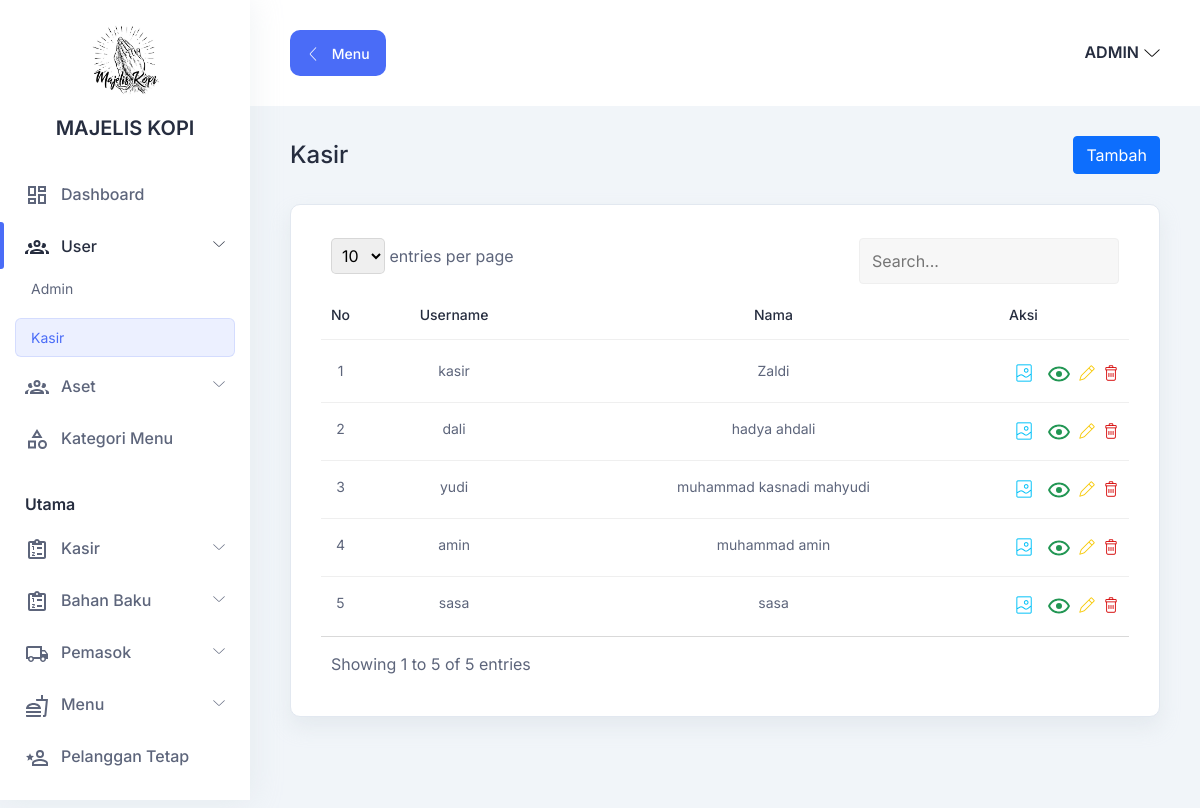
The app's page /index.php?h1=user&h2=kasir (signed in) with its own data.
### tables this page shows
CREATE TABLE `kasir`(
    `id` BIGINT UNSIGNED AUTO_INCREMENT,
    `id_user` BIGINT UNSIGNED,
    `nama` VARCHAR(255),
    `tempat_lahir` VARCHAR(255),
    `tanggal_lahir` DATE,
    `jenis_kelamin` VARCHAR(255),
    `nominal_gaji` BIGINT UNSIGNED,
    `foto` VARCHAR(255),
    PRIMARY KEY (`id`),
    FOREIGN KEY (`id_user`) REFERENCES user (`id`) ON DELETE CASCADE 
);

CREATE TABLE `user`(
    `id` BIGINT UNSIGNED AUTO_INCREMENT,
    `username` VARCHAR(255) UNIQUE,
    `password` VARCHAR(255),
    `status` VARCHAR(255),
    PRIMARY KEY(`id`)
);

### halaman/user/kasir/index.php (the view, shortened to what this page needs)
<section class="table-components">
    <div class="container-fluid">
        <div class="title-wrapper pt-30">
            <div class="row align-items-center">
                <div class="col">
                    <div class="title mb-30">
                        <h3>Kasir</h3>
                    </div>
                </div>
                <div class="col-auto">
                    <a href="?h1=user&h2=tambah_kasir" class="btn btn-primary mb-30">Tambah</a>
                </div>
            </div>
        </div>
        <div class="tables-wrapper">
            <div class="row">
                <div class="col-lg-12">
                    <div class="card-style mb-30">
                        <div class="table-responsive">
                            <table id="table" class="table">
                                <thead>
                                    <tr>
                                        <th class="text-center fit">
                                            <h6>No</h6>
                                        </th>
                                        <th class="text-center">
                                            <h6>Username</h6>
                                        </th>
                                        <th class="text-center">
                                            <h6>Nama</h6>
                                        </th>
                                        <th class="fit">
                                            <h6>Aksi</h6>
                                        </th>
                                    </tr>
                                </thead>
                                <?php
                                $q = "
                                    SELECT
                                        k.*,
                                        u.username
                                    FROM
                                        kasir k
                                    INNER JOIN
                                        user u
                                    ON
                                        u.id=k.id_user
                                ";
                                $result = $conn->query($q);
                                $no = 1;
                                ?>
                                <tbody>
                                    <?php if ($result->num_rows) : ?>
                                        <?php while ($row = $result->fetch_assoc()) : ?>
                                            <tr>
                                                <td class="text-center fit">
                                                    <p><?= $no++; ?></p>
                                                </td>
                                                <td class="text-center">
                                                    <p><?= $row['username']; ?></p>
                                                </td>
                                                <td class="text-center">
                                                    <p><?= $row['nama']; ?></p>
                                                </td>
                                                <td class="d-flex gap-2">
                                                    <div class="action">
                                                        <button data-image="<?= $row['foto']; ?>" onclick="setImageModal(this)" class="text-secondary" data-bs-toggle="modal" data-bs-target="#ModalOne" title="Lihat Gambar">
                                                            <i class="lni lni-image"></i>
                                                        </button>
                                                    </div>
                                                    <div class="action">
                                                        <a href="?h1=user&h2=detail_kasir&id=<?= $row['id']; ?>" class="text-success">
                                                        </a>
                                                    </div>
                                                    <div class="action">
                                                        <a href="?h1=user&h2=ubah_kasir&id=<?= $row['id']; ?>" class="text-warning">
                                                            <i class="lni lni-pencil"></i>
                                                        </a>
                                                    </div>
                                                    <div class="action">
                                                        <a onclick="return confirm('Yakin?')" href="?h1=user&h2=hapus_kasir&id=<?= $row['id_user']; ?>" class="text-danger">
                                                            <i class="lni lni-trash-can"></i>
                                                        </a>
                                                    </div>
                                                </td>
                                            </tr>
                                        <?php endwhile; ?>
                                    <?php else : ?>
                                        <tr>
                                            <td class="text-center" colspan="3">Data Kosong</td>
                                        </tr>
                                    <?php endif; ?>
                                </tbody>
                            </table>
                        </div>
                    </div>
                </div>
            </div>
        </div>
    </div>
</section>

### assets/css/fullcalendar.css (style rules this page uses)
:root { --fc-daygrid-event-dot-width: 8px; }
:root { --fc-list-event-dot-width: 10px; --fc-list-event-hover-bg-color: #f5f5f5; }

### assets/css/datatable.css (style rules this page uses)
.dataTable-table { max-width: 100%; width: 100%; border-spacing: 0; border-collapse: separate; }
.dataTable-table > tbody > tr > td, .dataTable-table > tbody > tr > th, .dataTable-table > tfoot > tr > td, .dataTable-table > tfoot > tr > th, .dataTable-table > thead > tr > td, .dataTable-table > thead > tr > th { vertical-align: top; padding: 8px 10px; }
.dataTable-table > thead > tr > th { vertical-align: bottom; text-align: left; border-bottom: 1px solid #d9d9d9; }
.dataTable-table th { vertical-align: bottom; text-align: left; }

### index.php (style rules this page uses)
.fit { width: 1%; white-space: nowrap; }

### records on screen
kasir: id_user.username "kasir", nama "Zaldi"
kasir: id_user.username "dali", nama "hadya ahdali"
kasir: id_user.username "yudi", nama "muhammad kasnadi mahyudi"
kasir: id_user.username "amin", nama "muhammad amin"
kasir: id_user.username "sasa", nama "sasa"
